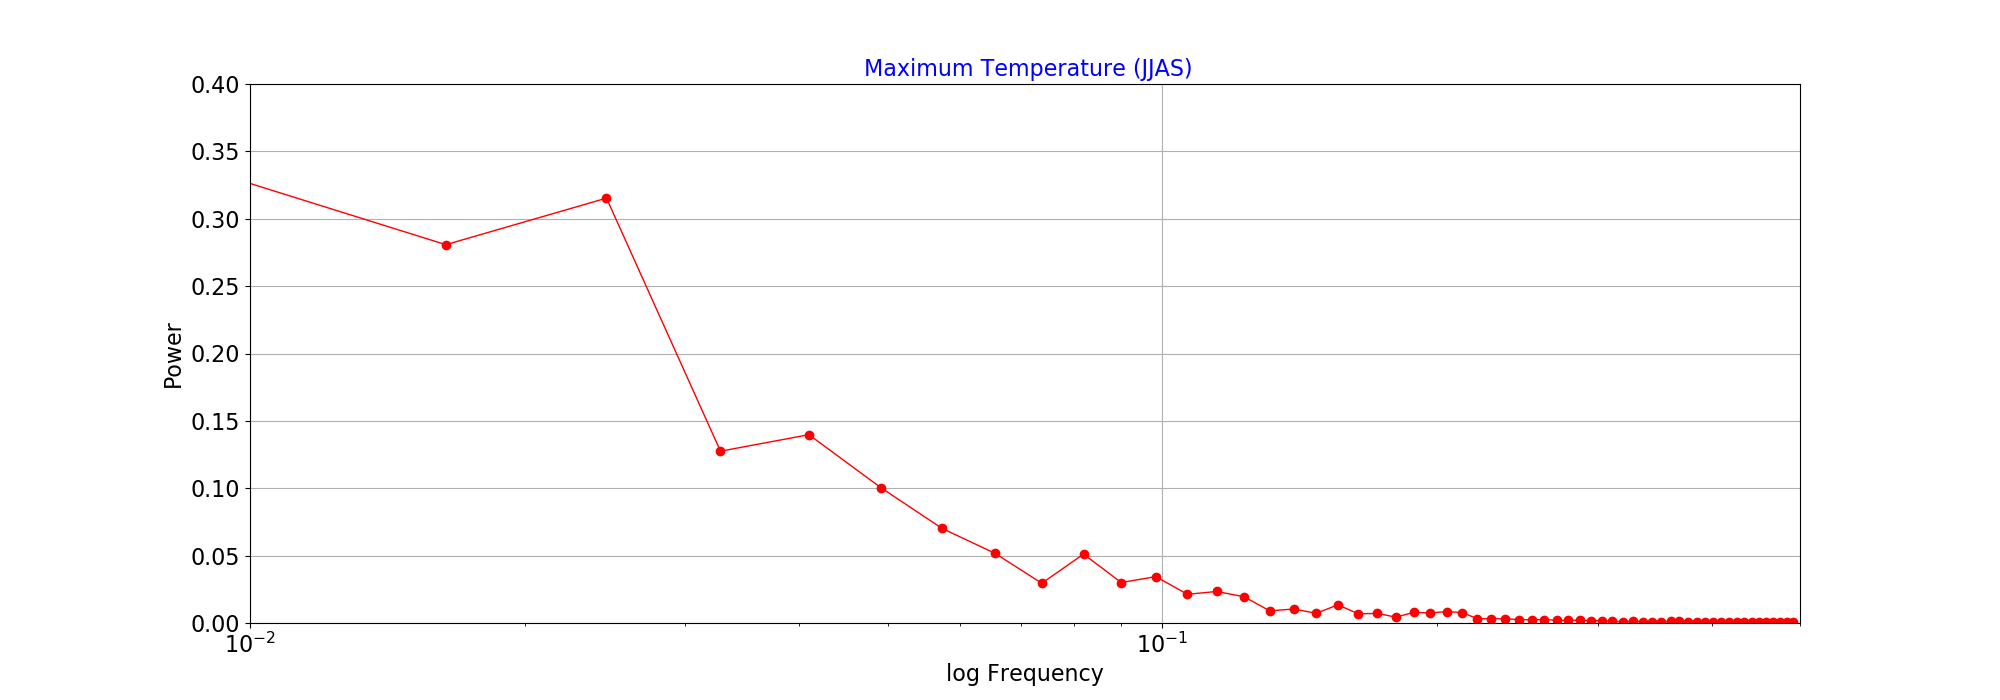

The Python source for this figure:
###############Reading IMD binary (GRD) data for Maximum temperature###############

import numpy as np
import glob
import matplotlib.pyplot as plt
from numpy.fft import fft, fftfreq

filename1='/mnt/d/DATA/IMD_MaxTemp/Maxtemp_MaxT_20*.GRD'	##File path

###############Have to set according to data format##############################

nlat=31				# Obtained from the ctl file
nlon=31
nyear=21
years=np.arange(2000,2021,1)
lons=np.arange(67.5,98.5,1)	# Define latitude and longitude as obtained from ctl file
#print(lons)
lats=np.arange(7.5,38.5,1)
#print(lats)

latbounds = [ 18.0 , 29.0 ]	#Lat-lon bound for Heat Wave (MZI)
lonbounds = [ 65.0 , 89.0 ] 	# degrees east 

######################Fixed for the looping#######################################

npos=59
jjas_days=122
lp=0
nlp=0
lpdays=366
nlpdays=365
fill=99.9
a=0

MaxTemp=np.full([nyear,lpdays,nlat,nlon],fill,order='C')	# Create an empty 4d array to store data
na=np.full([nlat,nlon],fill,order='C')				# Array to be given for leap year day in non-leap years

####################Looping for reading maxtemp data#############################

for files in glob.glob(filename1):
	f=open(files,'rb')
	maxdata=np.fromfile(f,dtype="float32",count=-1)				#  Reading the file into a 1D array
	y=years[a]
	if (y%4==0):
		maxtemp=np.reshape(maxdata,(lpdays,nlat,nlon),order='C')	#Reading variable in required shape
		MaxTemp[a,:,:,:]=maxtemp					# Storing variable in the empty array
	else:
		maxtemp=np.reshape(maxdata,(nlpdays,nlat,nlon),order='C')
		maxtemp=np.insert(maxtemp,npos,na,axis=0)
		MaxTemp[a,:,:,:]=maxtemp					# Storing variable in the empty array
	a=a+1
#print(MaxTemp.shape)
del files
del f

##############Extract season data and lat-lon range for each year####################

latselect=np.logical_and(lats>=latbounds[0],lats<=latbounds[1])
lonselect=np.logical_and(lons>=lonbounds[0],lons<=lonbounds[1])
maxtemp_jjas=MaxTemp[:,152:274,:,:][:,:,latselect,:][:,:,:,lonselect]         # For JJAS


tmax_mask=np.ma.masked_where(maxtemp_jjas>99.0, maxtemp_jjas)                              #Mask the fill values
tmax_anom=np.empty([nyear,jjas_days,tmax_mask.shape[2],tmax_mask.shape[3]],order='C')      #Create empty array to store anomaly
tmax_anom_mask=np.ma.masked_where(maxtemp_jjas>99.0,tmax_anom)                     #Mask anomaly array where maxtemp_jjas has fill values

for i in range(0,tmax_mask.shape[0]):
    tmax_anom_mask[i,:,:,:]=tmax_mask[i,:,:,:]-(np.mean(tmax_mask,axis=0))    #Calculate anomaly for each year

tmax=np.mean(tmax_anom_mask,axis=(2,3))                          #Averaging over MZI

##############Calculate power spectrum for each year#################################

fft_vals=np.empty([nyear,jjas_days],order='C',dtype='complex_')		#To store Fourier transform
ps=np.empty([nyear,jjas_days],order='C')        #To store power spectrum
freqs=fftfreq(jjas_days)                        # Calculate frequency
mask=freqs>0                                    # mask where frequency is negative

for i in range(0,tmax.shape[0]):
    fft_vals[i,:]=fft(tmax[i,:])            #calculate Fourier transform for each year
    ps[i,:]=2.0*((np.abs(fft_vals[i,:])/jjas_days)**2.0)  #Calculate power spectrum for each year
    mean_=np.mean(tmax[i,:]) 
    std_=np.std(tmax[i,:])
    var_=std_**2
    print(var_)
    print(np.sum(ps[i,mask]))	# Sum of all power spectral density should be equal to variance of data

#print(np.sum(fft_vals[1,mask]))

ps_avg=np.mean(ps[:,mask],axis=0)			# Averaging power spectrum over all years

freq_mask=freqs[mask]
####################################Plotting Resources###############################

x=np.arange(min(np.log(freqs[mask])),max(np.log(freqs[mask])),10)
x_label=[round(1/a,2) for a in x]

fig =plt.figure(figsize=(20,7))
ax=fig.add_subplot(1,1,1)
ax.plot(freq_mask[:],ps_avg[:],linewidth=1.0,linestyle='-',color='r',label='Frequency vs Spectra',marker='o')
ax.set_title(' Maximum Temperature (JJAS)', color='blue',fontsize=16)
ax.set_ylabel('Power',fontsize=16);   ax.set_xlabel('log Frequency',fontsize=16)
ax.set_xscale('log')
ax.set_xlim(0.01,0.5)
ax.set_ylim(0.0,0.4)
ax.tick_params(axis='both', which='major', labelsize=16)
#plt.xticks(x,x_label,rotation=60)
plt.grid(True)
#leg=ax.legend()

plt.savefig('power_spectrum_tmax_jjas1.png')

fig1 =plt.figure(figsize=(20,7))
ax1=fig1.add_subplot(1,1,1)
ax1.plot(freqs[mask],ps_avg*freqs[mask],linewidth=2.0,linestyle='-',color='r',label='Frequency vs Spectra',marker='o')	# marker='o'
#ax.plot(freqs[mask],ci[:,0],linewidth=1.0,linestyle='--',color='black')
#ax.plot(freqs[mask],ci[:,1],linewidth=1.0,linestyle='--',color='black')

ax1.set_title(' Maximum Temperature (JJAS)', color='blue',fontsize=16)
ax1.set_ylabel('Power * Frequency',fontsize=16);   ax1.set_xlabel('log Frequency',fontsize=16)
ax1.set_xscale('log')
ax1.set_xlim(0.01,0.5)
ax1.set_ylim(0.0,0.011)
ax1.tick_params(axis='both', which='major', labelsize=16)
#ax.xticks(x,x_label,rotation=60)
plt.grid(True)
#leg=ax.legend()

plt.savefig('ps_tmax_jjas_power_frequency1.png')
exit()



